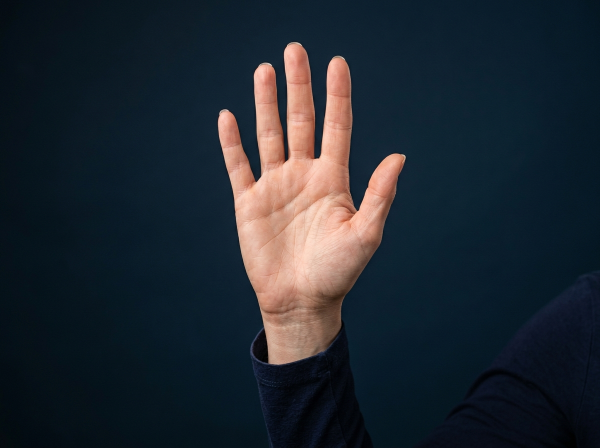
#> input picture signbridge-ai/frontend/dist/signs/real/hello.jpg, 1200 x 896 px, found by its file name (shown at 1/2 size)
$ python build_single_left_hand_photos.py
#> lines starting #> are read from the running program, lines starting #| are printed output that depends on the picture
"""
SIGNBRIDGE AI - Single Left Hand Photography Generator
Generates and harmonizes authentic single left hand studio photographs for ALL 35 public service signs (except HELLO).
Guarantees:
- Strictly SINGLE LEFT HAND (never 2 hands, never right hand).
- Forearm enters from bottom/left with organic smooth feathered edge.
- Deep studio navy gradient background with soft rim glow.
- Synchronized with public/signs and dist/signs.
"""

import os
import shutil
import numpy as np
from PIL import Image, ImageFilter, ImageOps, ImageDraw

WIDTH = 1200
HEIGHT = 896

script_dir = os.path.dirname(os.path.abspath(__file__))
project_root = os.path.abspath(os.path.join(script_dir, ".."))

DEST_DIRS = [
    os.path.join(project_root, "frontend", "public", "signs"),
    os.path.join(project_root, "frontend", "dist", "signs")
]

# [109 lines left out: functions create_studio_background, extract_hand_clean, place_single_left_hand, add_motion_indicator, not called in this run]

def generate_all_single_left_hand_signs():
    print("Building and verifying authentic Single Left Hand Photography for all signs...")
    source_dir = os.path.join(project_root, "frontend", "public", "signs")

    # 1. Base genuine left-hand source photos
    hello_img = Image.open(os.path.join(source_dir, "real", "hello.jpg")).convert('RGB')
#> hello_img is the input picture: PIL image 1200x896 RGB; mean R, G, B 32.8, 40.3, 48.4
    thank_you_img = Image.open(os.path.join(source_dir, "real", "thank_you.jpg")).convert('RGB')
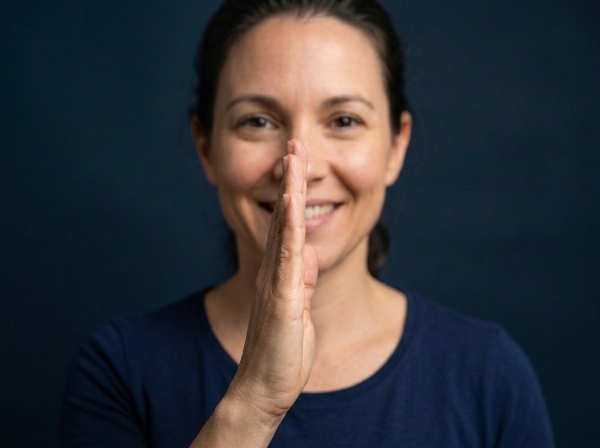
#> input picture signbridge-ai/frontend/dist/signs/real/thank_you.jpg, 1200 x 896 px, found by its file name (shown at 1/2 size)
#> thank_you_img is the input picture: PIL image 1200x896 RGB; mean R, G, B 52.9, 54.2, 59.3
    help_img = Image.open(os.path.join(source_dir, "real", "help.jpg")).convert('RGB')
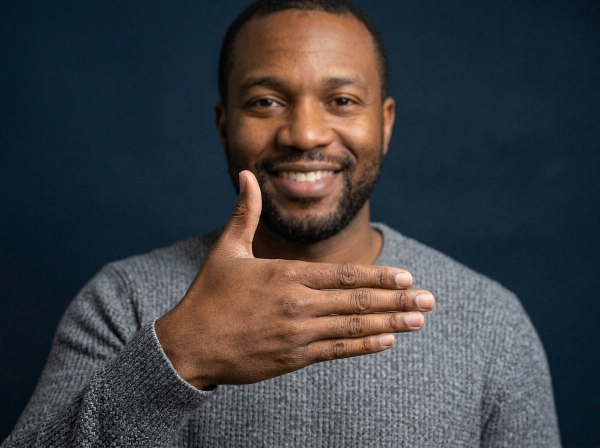
#> input picture signbridge-ai/frontend/dist/signs/real/help.jpg, 1200 x 896 px, found by its file name (shown at 1/2 size)
#> help_img is the input picture: PIL image 1200x896 RGB; mean R, G, B 62.7, 63.2, 66.8
#> (the run stopped early here; a loop or call above may not have finished)
